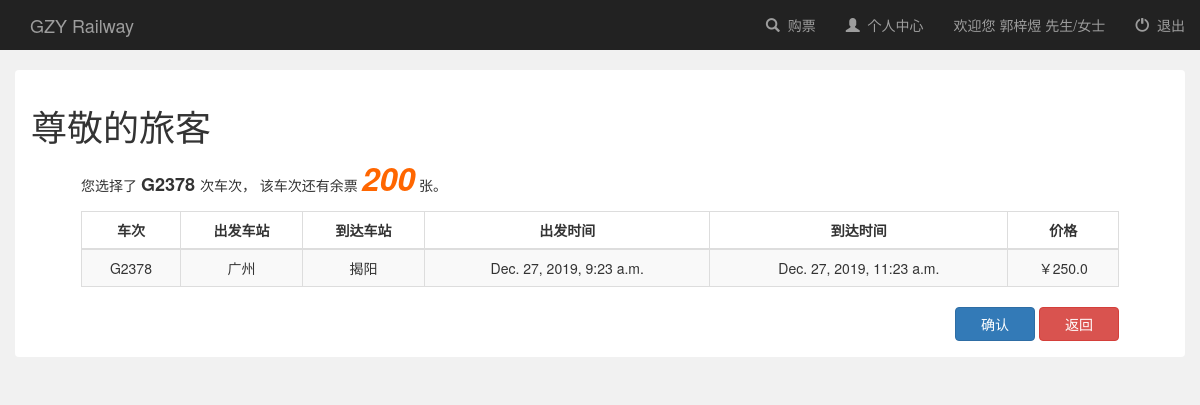
The page /booksystem/book/railway/2/ (signed in) on the database its author committed.
### booksystem/models.py (models this page shows, shortened)
class railway(models.Model):
    user = models.ManyToManyField(User, default=1)  # 有了这个字段之后，默认的后台添加失效，必须要自定义Form，除去这个字段
    name = models.CharField(max_length=100)  # 班次
    leave_city = models.CharField(max_length=100, null=True)  # 离开城市
    arrive_city = models.CharField(max_length=100, null=True)  # 到达城市
    leave_station = models.CharField(max_length=100, null=True)  # 离开的车站
    arrive_station = models.CharField(max_length=100, null=True)  # 到达的车站
    leave_time = models.DateTimeField(null=True)  # DateTimeField包括了DateField信息，并且添加了时间
    arrive_time = models.DateTimeField(null=True)
    capacity = models.IntegerField(default=0, null=True)  # 座位总数
    price = models.FloatField(default=0, null=True)  # 价格
    book_sum = models.IntegerField(default=0, null=True)  # 订票总人数
    income = models.FloatField(default=0, null=True)  # 收入

### booksystem/views.py (the view, shortened to what this page needs)
# urls.py: url(r'^book/railway/(?P<railway_id>[0-9]+)/$', views.book_ticket, name='book_ticket'),  # 订票
@csrf_exempt
def book_ticket(request, railway_id):
    if not request.user.is_authenticated():  # 如果没登录就render登录页面
        return render(request, 'booksystem/login.html')
    else:
        global Railway
        railway = Railway.objects.get(pk=railway_id)
        booked_railways = Railway.objects.filter(user=request.user)  # 返回 QuerySet
        if railway in booked_railways:
            return render(request, 'booksystem/book_conflict.html')
        context = {
            'railway': railway,
            'username': request.user.username
        }
        return render(request, 'booksystem/book_railway.html', context)

### booksystem/templates/booksystem/book_railway.html (shortened to what this page needs)
{% extends 'booksystem/base.html' %}
{% block login_display %}
    <a href="#">欢迎您 {{ username }} 先生/女士</a>
{% endblock %}
{% block content %}
    <div class="container-fluid" style="margin-top: 20px">
        <div class="alert" style="background-color: white;overflow: hidden">
            <h1>尊敬的旅客</h1>
            <div id="info_body" style="margin-left: 50px;margin-right: 50px">
                <p>
                    您选择了 <strong style="font-size: large"> {{ railway.name }} </strong> 次车次，
                    该车次还有余票
                    <strong id="remain_seats"
                            style="font-size: xx-large;color: #ff6600;font-style: italic">{{ railway.capacity }}</strong>
                    张。
                </p>
                <table class="table table-striped table-bordered">
                    <thead>
                    <tr>
                        <th style="text-align: center">车次</th>
                        <th style="text-align: center">出发车站</th>
                        <th style="text-align: center">到达车站</th>
                        <th style="text-align: center">出发时间</th>
                        <th style="text-align: center">到达时间</th>
                        <th style="text-align: center">价格</th>
                    </tr>
                    </thead>
                    <tbody style="text-align: center">
                    <tr>
                        <td>{{ railway.name }}</td>
                        <td>{{ railway.leave_city }}{{ railway.leave_railway }}</td>
                        <td>{{ railway.arrive_city }}{{ railway.arrive_railway }}</td>
                        <td>{{ railway.leave_time }}</td>
                        <td>{{ railway.arrive_time }}</td>
                        <td>￥{{ railway.price }}</td>
                    </tr>
                    </tbody>
                </table>
                <div id="book_btns" align="right">
                    <form onsubmit="return PostData()" method="post" style="display: inline">
                        <input class="btn btn-primary" style="width: 80px" value="确认" type="submit"
                               onclick="confirm_info()">
                    </form>
                    <a href="" class="btn btn-danger" style="width: 80px" onclick="history.back();">返回</a>
                </div>
            </div>
        </div>
    </div>
{% endblock %}

### rows shown on the page
railway: name "G2378", capacity "200", leave_city "广州", arrive_city "揭阳", leave_time "Dec. 27, 2019, 9:23 a.m.", arrive_time "Dec. 27, 2019, 11:23 a.m.", price "250.0"

### other values the page prints
{{ username }} "郭梓煜"
